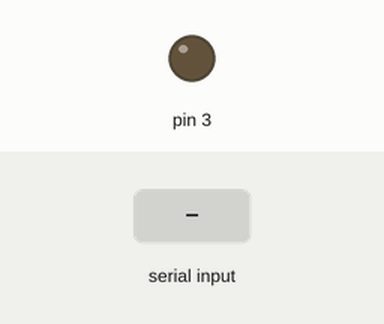
Recording of a sketch running on a simulated Arduino Uno, built for the host (arithmetic inside an expression is 32-bit, double 64-bit). On the bench: output pins drawn as LEDs (lit = HIGH). The inputs (shaded band) are chosen by the test bench. What the sketch prints to the serial monitor is not drawn.

Above: at 0.01 s.
At 1.2 s:
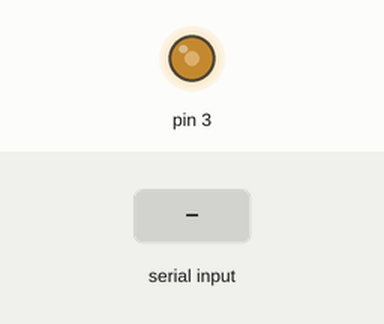
1.3 s: "30,150\n" received over Serial
Timing chart, 0 to 1.7 s (numbered marks = the images above; inputs shaded):
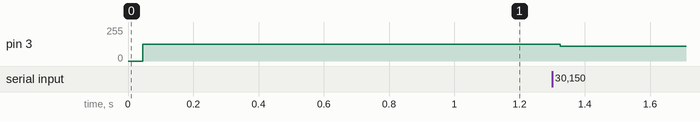

The sketch:

PWM_Test_Serial.ino
```cpp
void setup(){
  pinMode(3, OUTPUT);
  analogWrite(3, 150);
  //delay(10000);
  //OCR2A = 200;
  TCCR2B &= 0xF8;
  TCCR2B |=  _BV(CS20); //Sin prescaler => f = 16Mhz/256
  TCCR2A |= _BV(WGM21) | _BV(WGM20); //Fast PWM
  TIMSK2 |= _BV(TOIE2);
  //TCCR2A |= _BV(WGM20); //Phase corrected PWM
  //attachInterrupt(TIMER2_COMPA_vect_num, ISR_PWM, CHANGE);
  Serial.begin(115200);
}

char inputString[1000];         // a String to hold incoming data
boolean stringComplete = false;  // whether the string is complete

int N = 100;
int contador;
long tiempo;
//int vect[] = {128, 210, 254, 239, 172, 84, 17, 2, 46, 128};
int vect[] = {128,
   136,
   144,
   152,
   160,
   168,
   176,
   183,
   190,
   197,
   204,
   210,
   216,
   222,
   227,
   232,
   237,
   241,
   244,
   248,
   250,
   252,
   254,
   255,
   255,
   255,
   255,
   255,
   253,
   251,
   249,
   246,
   243,
   239,
   235,
   230,
   225,
   219,
   213,
   207,
   201,
   194,
   187,
   179,
   172,
   164,
   156,
   148,
   140,
   132,
   124,
   116,
   108,
   100,
    92,
    84,
    77,
    69,
    62,
    55,
    49,
    43,
    37,
    31,
    26,
    21,
    17,
    13,
    10,
     7,
     5,
     3,
     1,
     0,
     0,
     0,
     1,
     2,
     4,
     6,
     8,
    12,
    15,
    19,
    24,
    29,
    34,
    40,
    46,
    52,
    59,
    66,
    73,
    80,
    88,
    96,
   104,
   112,
   120,
   128};

int k;
int i=0;
void loop(){
  if (stringComplete) {
    k = 0;
    char* numStr = strtok(inputString, ",");
    while( numStr != 0 ){
      int num = atoi(numStr);
      vect[k] = num;
      Serial.println(num);
      k++;
      numStr = strtok(0, ",");
    }
    N=k;
    inputString[0] = 0;
    k=0;
    stringComplete = false;
  }

}

ISR(TIMER2_OVF_vect){
  //contador++;
  i++;
  //delayMicroseconds(50);
  if( i>N )
    i=0;
  analogWrite(3, vect[i]);
}


void serialEvent() {
  while (Serial.available()) {
    // get the new byte:
    char inChar = (char)Serial.read();
    // add it to the inputString:
    inputString[k] = inChar;
    k++;
    // if the incoming character is a newline, set a flag so the main loop can
    // do something about it:
    if (inChar == '\n' || k==999) {
      stringComplete = true;
      k=0;
    }
  }
}
```
